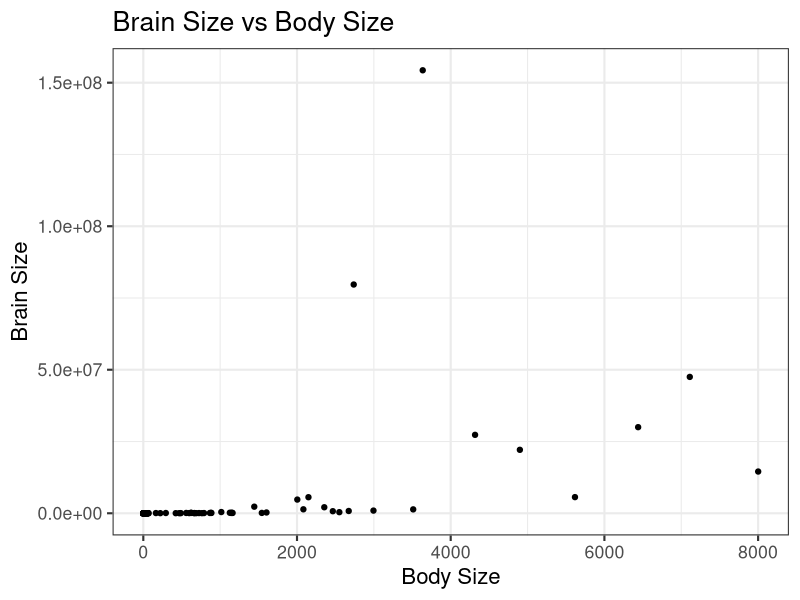
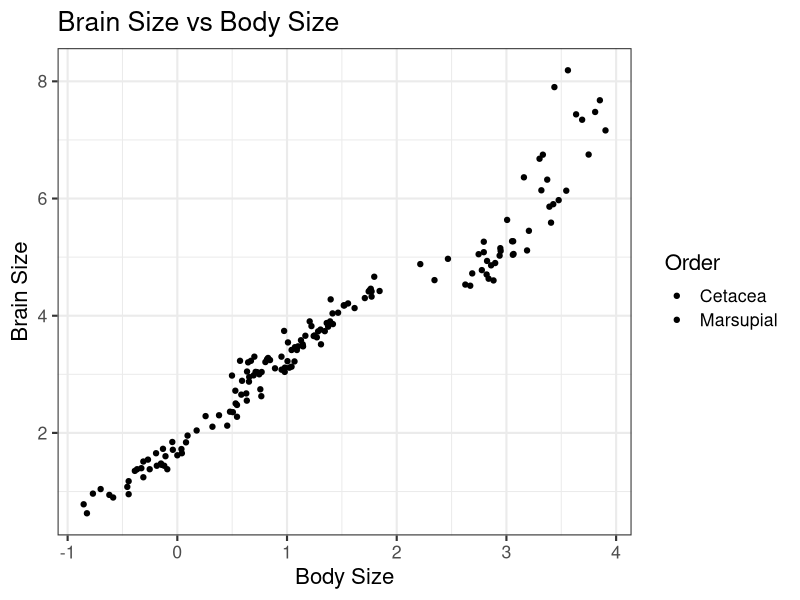

Write R code to recreate these figures, in order.
library(tidyverse)
library(dplyr)
library(ggplot2)


# Q.1.  plot the data and transform it, is this data suitable for linear analysis after transformation? 

df = read.csv("Braindata.csv", header = T, stringsAsFactors = T)

View(df)

head(df)

str(df)

summary(df)

ggplot(df, aes(x= Brain.size , y= Body.size), fill = Order) +
  geom_point() +
  labs(title = "Brain Size vs Body Size", x = "Body Size", y = "Brain Size") +
  theme_bw(base_size = 16)

#according to me points are too near to each other, let's do log transformation

ggplot(df, aes(x= log10(Brain.size) , y= log10(Body.size), fill = Order)) +
  geom_point() +
  labs(title = "Brain Size vs Body Size", x = "Body Size", y = "Brain Size") +
  theme_bw(base_size = 16) 

#now I see positive correlation

#let me fit the model

m1 = lm(log10(Brain.size) ~ log10(Body.size), data = df) 

m1 #here equation is y = 0.74x -1.33 

summary(m1) # R sq is 98% and p value is less than 0.05

#hence we say body size is a very good predictor of brain size in this dataset.

#A.1. after log transformation, the relationship between brain size and body size becomes more linear, 
# and the linear model fits the data well. 
